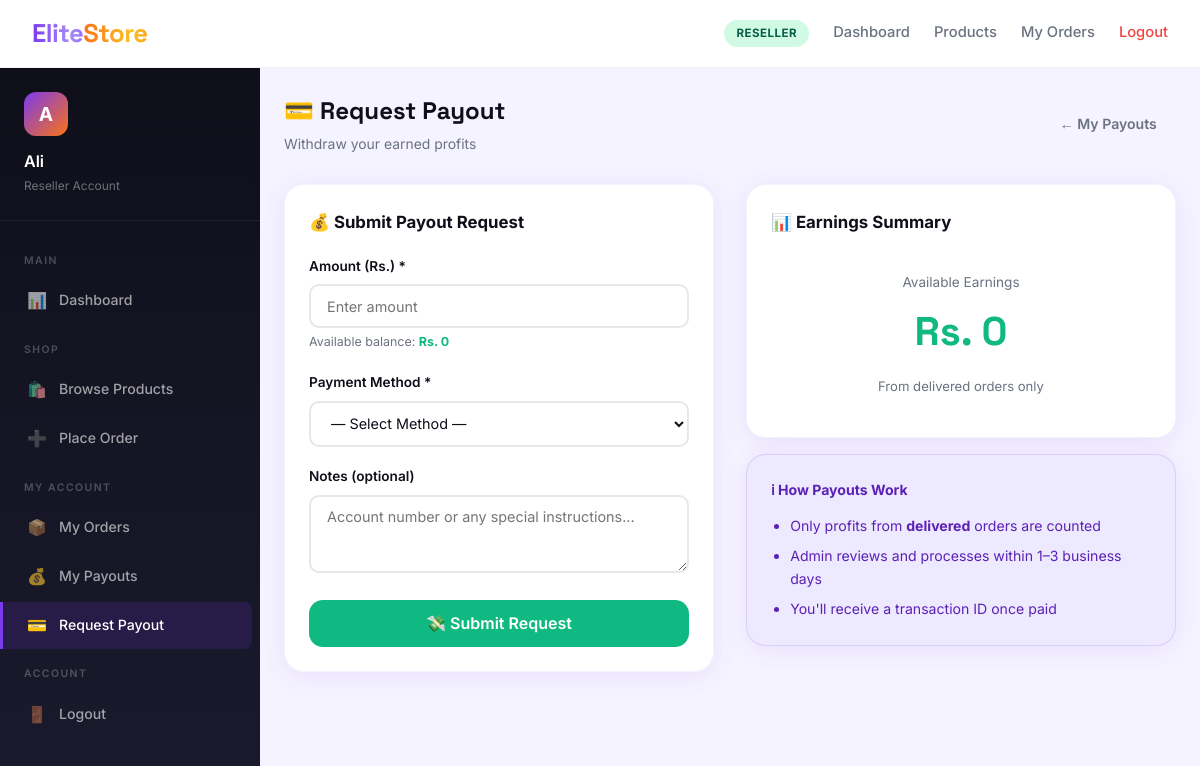
/reseller/payout/ (signed in), run on the app's committed database.
### core/models.py (models this page shows, shortened)
class User(AbstractUser):
    ROLE_CHOICES = [
        ('admin', 'Admin'),
        ('wholesaler', 'Wholesaler'),
        ('reseller', 'Reseller'),
    ]
    role = models.CharField(max_length=20, choices=ROLE_CHOICES, default='reseller')
    phone = models.CharField(max_length=20, blank=True)
    city = models.CharField(max_length=100, blank=True)
    address = models.TextField(blank=True)
    is_verified = models.BooleanField(default=False)
    profile_pic = models.ImageField(upload_to='profiles/', blank=True, null=True)
    created_at = models.DateTimeField(auto_now_add=True)
    cnic = models.CharField(max_length=20, blank=True)
    business_name = models.CharField(max_length=200, blank=True)
    bank_name = models.CharField(max_length=100, blank=True)
    bank_account_title = models.CharField(max_length=200, blank=True)
    bank_account_number = models.CharField(max_length=50, blank=True)
    easypaisa_number = models.CharField(max_length=20, blank=True)
    jazzcash_number = models.CharField(max_length=20, blank=True)

### core/views.py (the view, shortened to what this page needs)
# urls.py: path('reseller/payout/', views.request_payout, name='request_payout'),
@role_required('reseller')
def request_payout(request):
    delivered = Order.objects.filter(reseller=request.user, status='delivered')
    total_earnings = delivered.aggregate(Sum('profit'))['profit__sum'] or 0
    form = PayoutRequestForm()
    return render(request, 'core/request_payout.html', {'form': form, 'total_earnings': total_earnings})

### core/forms.py
class PayoutRequestForm(forms.ModelForm):
    class Meta:
        model = Payout
        fields = ['amount', 'payment_method', 'notes']

### core/context_processors.py (called while the page is built)
def admin_context(request):
    if not request.user.is_authenticated or not hasattr(request.user, 'role'):
        return {}
    if request.user.role != 'admin':
        return {}
    return {
        'pending_users': User.objects.filter(is_verified=False).exclude(role='admin').count(),
        'pending_products': Product.objects.filter(status='pending').count(),
        'pending_payouts': Payout.objects.filter(status='pending').count(),
    }

### core/views.py (called while the page is built)
def role_required(*roles):
    def decorator(view_func):
        @wraps(view_func)
        @login_required
        def wrapper(request, *args, **kwargs):
            if request.user.role not in roles:
                messages.error(request, 'Access denied.')
                return redirect('dashboard')
            return view_func(request, *args, **kwargs)
        return wrapper
    return decorator

### templates/core/request_payout.html (shortened to what this page needs)
{% extends 'core/base_dashboard.html' %}
{% block dashboard_content %}
<div class="page-header">
  <div>
    <h1 class="page-title">💳 Request Payout</h1>
    <p class="page-subtitle">Withdraw your earned profits</p>
  </div>
  <a href="{% url 'my_payouts' %}" class="btn btn-ghost">← My Payouts</a>
</div>
<div style="display:grid;grid-template-columns:1fr 1fr;gap:2rem;align-items:start;" class="payout-grid">
  <div class="card">
    <div class="card-title">💰 Submit Payout Request</div>
    <form method="post">
      <div class="form-group">
        <label class="form-label">Amount (Rs.) *</label>
        <input type="number" name="amount" class="form-control" step="0.01" min="1"
               max="{{ total_earnings }}" placeholder="Enter amount" required
               value="{{ form.amount.value|default:'' }}">
        <p class="form-hint">Available balance: <strong style="color:var(--success);">Rs. {{ total_earnings }}</strong></p>
      </div>
      <div class="form-group">
        <label class="form-label">Payment Method *</label>
        <select name="payment_method" class="form-control" required>
          <option value="">— Select Method —</option>
        </select>
      </div>
      <div class="form-group">
        <label class="form-label">Notes (optional)</label>
        <textarea name="notes" class="form-control" rows="3"
                  placeholder="Account number or any special instructions...">{{ form.notes.value|default:'' }}</textarea>
      </div>
      <button type="submit" class="btn btn-success btn-lg" style="width:100%;justify-content:center;">
        💸 Submit Request
      </button>
    </form>
  </div>
  <div>
    <div class="card" style="margin-bottom:1rem;">
      <div class="card-title">📊 Earnings Summary</div>
      <div style="text-align:center;padding:1rem 0;">
        <div style="font-size:0.85rem;color:var(--gray);margin-bottom:0.4rem;">Available Earnings</div>
        <div style="font-size:2.5rem;font-weight:800;color:var(--success);font-family:'Space Grotesk',sans-serif;">
          Rs. {{ total_earnings }}
        </div>
        <p style="font-size:0.82rem;color:var(--gray);margin-top:0.8rem;">
          From delivered orders only
        </p>
      </div>
    </div>
    <div class="card" style="background:var(--primary-light);border:1px solid rgba(124,58,237,0.15);">
      <div style="font-size:0.88rem;color:var(--primary-dark);">
        <strong>ℹ How Payouts Work</strong>
        <ul style="margin-top:0.8rem;padding-left:1.2rem;display:flex;flex-direction:column;gap:0.5rem;">
          <li>Only profits from <strong>delivered</strong> orders are counted</li>
          <li>Admin reviews and processes within 1–3 business days</li>
          <li>You'll receive a transaction ID once paid</li>
        </ul>
      </div>
    </div>
  </div>
</div>
{% endblock %}

### templates/core/base_dashboard.html (shortened to what this page needs)
{% extends 'core/base.html' %}
{% load static %}
{% block content %}
<div class="app-layout">
  <aside class="sidebar" id="sidebar">
    <div class="sidebar-header">
      <div class="sidebar-avatar">{{ user.first_name|first|default:user.username|first|upper }}</div>
      <h3>{{ user.first_name|default:user.username }}</h3>
      <p>{{ user.get_role_display }} Account</p>
    </div>
    <ul class="sidebar-nav">
      <li class="sidebar-section">Main</li>
      <li><a href="{% url 'dashboard' %}" class="{% if request.resolver_match.url_name == 'dashboard' %}active{% endif %}"><span class="icon">📊</span> Dashboard</a></li>
      {% if user.role == 'reseller' %}
      <li class="sidebar-section">Shop</li>
      <li><a href="{% url 'products' %}" class="{% if request.resolver_match.url_name == 'products' %}active{% endif %}"><span class="icon">🛍️</span> Browse Products</a></li>
      <li><a href="{% url 'place_order' %}" class="{% if request.resolver_match.url_name == 'place_order' %}active{% endif %}"><span class="icon">➕</span> Place Order</a></li>
      <li class="sidebar-section">My Account</li>
      <li><a href="{% url 'my_orders' %}" class="{% if request.resolver_match.url_name == 'my_orders' %}active{% endif %}"><span class="icon">📦</span> My Orders</a></li>
      <li><a href="{% url 'my_payouts' %}" class="{% if request.resolver_match.url_name == 'my_payouts' %}active{% endif %}"><span class="icon">💰</span> My Payouts</a></li>
      <li><a href="{% url 'request_payout' %}" class="{% if request.resolver_match.url_name == 'request_payout' %}active{% endif %}"><span class="icon">💳</span> Request Payout</a></li>
      {% endif %}
      <li class="sidebar-section">Account</li>
      <li><a href="{% url 'logout' %}"><span class="icon">🚪</span> Logout</a></li>
    </ul>
  </aside>
  <main class="main-content">
    {% block dashboard_content %}{% endblock %}
  </main>
</div>
{% endblock %}

### templates/core/base.html (shortened to what this page needs)
<!DOCTYPE html>
<html lang="en">
<head>
{% load static %}
<link rel="stylesheet" href="{% static 'css/style.css' %}">
</head>
<body>
<nav class="navbar" id="mainNav">
  <a href="{% url 'home' %}" class="navbar-brand">
    <span class="brand-elite">Elite</span><span class="brand-store">Store</span>
  </a>
  <div class="nav-links" id="navLinks">
    {% if user.is_authenticated %}
      <span class="badge-role badge-{{ user.role }}">{{ user.get_role_display }}</span>
      <a href="{% url 'dashboard' %}">Dashboard</a>
      {% if user.role == 'reseller' %}
        <a href="{% url 'products' %}">Products</a>
        <a href="{% url 'my_orders' %}">My Orders</a>
      {% elif user.role == 'wholesaler' %}
        <a href="{% url 'my_products' %}">My Products</a>
        <a href="{% url 'add_product' %}">Add Product</a>
      {% elif user.role == 'admin' %}
        <a href="{% url 'admin_users' %}">Users</a>
        <a href="{% url 'admin_products' %}">Products</a>
        <a href="{% url 'admin_orders' %}">Orders</a>
      {% endif %}
      <a href="{% url 'logout' %}" class="nav-logout">Logout</a>
    {% else %}
      <a href="{% url 'products' %}">Browse</a>
      <a href="{% url 'login' %}">Login</a>
      <a href="{% url 'register' %}">Get Started</a>
      <a href="{% url 'admin_login' %}">🛡️ Admin</a>
    {% endif %}
  </div>
</nav>
{% block content %}{% endblock %}
</body>
</html>

### data on the page
User: role "RESELLER", first_name|first "A", first_name "Ali", role "Reseller"

### other printed values
{{ total_earnings }} "0"
